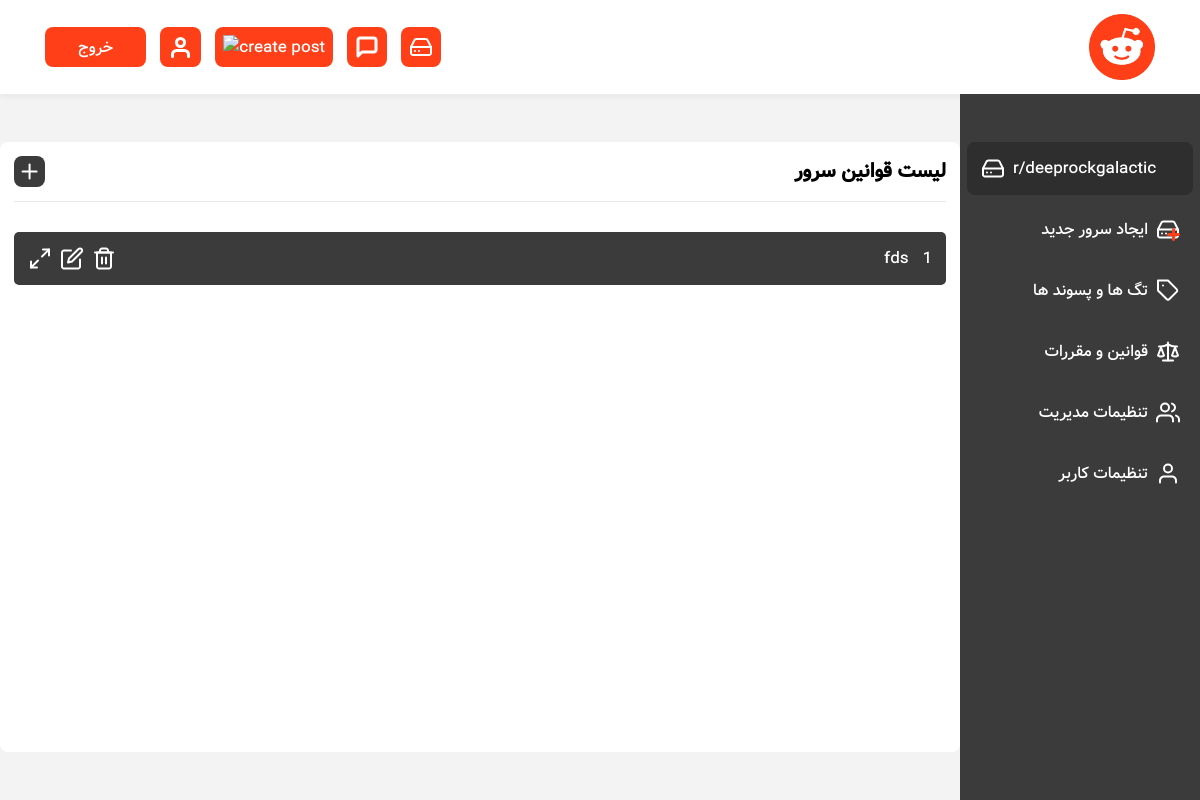
Before: /r/deeprockgalactic/moderating-page/rules (signed in) with the older database file.
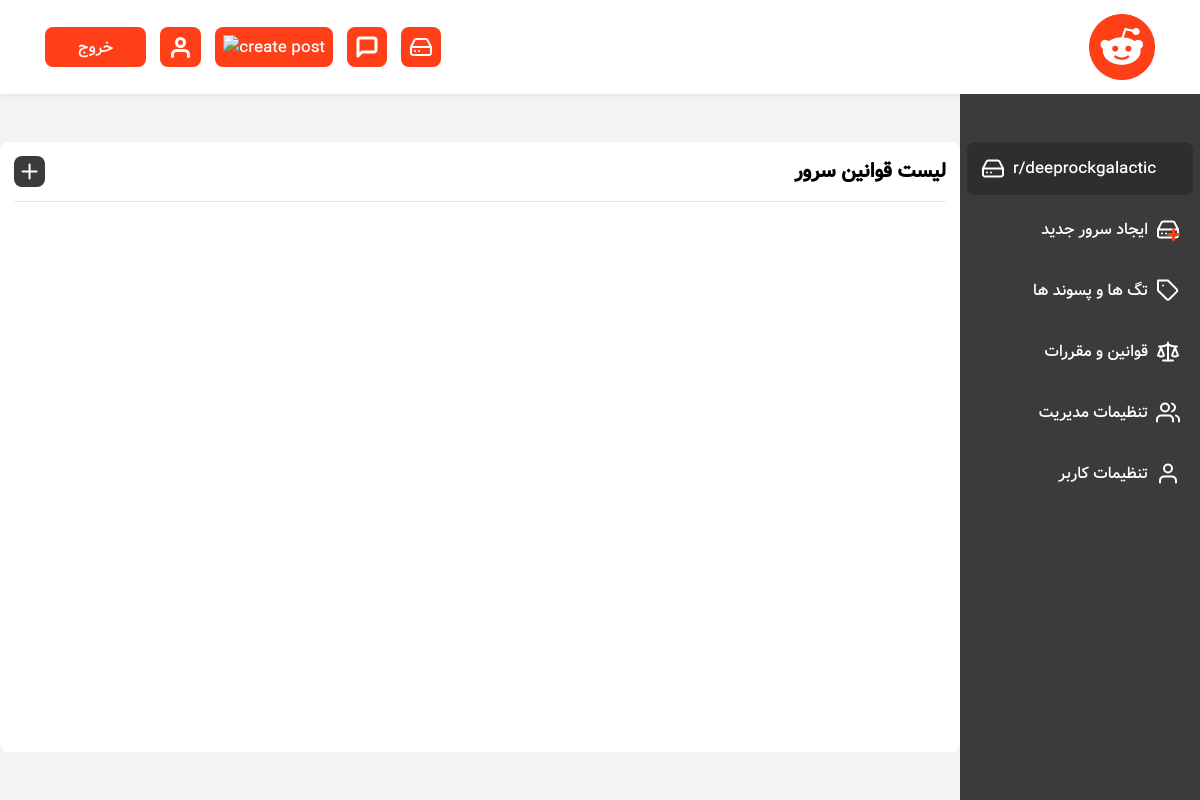
After: the same page with the newer database file.
### servers/models.py (models this page shows, shortened)
class ServerRule(models.Model):
    server = models.ForeignKey(Server, on_delete=models.CASCADE, related_name='rules')
    creator = models.ForeignKey(User, on_delete=models.CASCADE, related_name='rules')
    title = models.CharField(max_length=100)
    body = models.TextField()
    created = models.DateTimeField(auto_now_add=True)

### servers/views.py (the view, shortened to what this page needs)
# urls.py: path('<str:server_tag>/moderating-page/rules', RulesView.as_view(), name='server-rules'),
class RulesView(LoginRequiredMixin, View):
    class_form = CreateRuleForm
    def setup(self, request, *args, **kwargs):
        self.server = get_object_or_404(Server, tag=kwargs['server_tag'])
        return super().setup(request, *args, **kwargs)
    def get(self, request, *args, **kwargs):
        create_rule_form = self.class_form()
        server_rules = self.server.rules.all()
        moderator = self.server.moderator_of.filter(user=request.user)
        if moderator.exists():
            return render(request, 'servers/rules.html', {"server":self.server, "server_rules":server_rules, "create_rule_form":create_rule_form})
        messages.warning(request, 'شما مدیر این سرور نیستید')
        return redirect('home:home')

### reddit/context_processors.py (called while the page is built)
def inject_form(request):
    return {'create_server_form': CreateServerForm()}

def is_moderator(request):
    is_moderator = Server.objects.filter(creator=request.user.id)
    return {'is_moderator': is_moderator}

### servers/templates/servers/rules.html (shortened to what this page needs)
{% extends 'base.html' %} {% load static %}
{% block cssFiles %}
  <link rel="stylesheet" href="{% static 'servers/css/moderating-page.css' %}">
  <link rel="stylesheet" href="{% static 'servers/css/rules.css' %}">
{% endblock cssFiles %}
{% block content %}
<div id="moderation-page-wrapper">
  <section id="moderator-display">
      <div class="wrapper l-wrapper">
        <div class="form-title">
          <h2>لیست قوانین سرور</h2>
          <div class="form-title-btns">
            <div onclick="createServerTabFunc('create-rule')" class="square-btn">
              <img src="{% static 'servers/svgs/plus.svg' %}" alt="add flair">
            </div>
          </div>
        </div>
        <section id='list'>
          {% for rule in server_rules %}
          <div class="rule">
            <div class="rule-title-wrapper">
              <div class="rule-title">
                {{ forloop.counter }}
                <p>{{rule.title}}</p>
              </div>
              <div class="rule-options">
                <a href="{% url 'servers:server-rules-delete' rule.server.tag rule.id %}">
                  <img src="{% static 'servers/svgs/trash.svg' %}" alt="delete rule">
                </a>
                <button class='edit-rule-btn'>
                  <img src="{% static 'posts/svgs/edit.svg' %}" alt="edit rule">
                </button>
                <button onclick='openRuleDetails({{ forloop.counter0 }})' class='rule-detail-btn'>
                  <img src="{% static 'svgs/maximize.svg' %}" alt="rule detail">
                </button>
              </div>
            </div>
          </div>
          {% endfor %}
        </section>
      </div>
  </section>
  {% include 'servers/inc/moderator-control-bar.html' %}
</div>
{% endblock content %}

Changed rows visible on the page:
removed ServerRule: title "fds"
